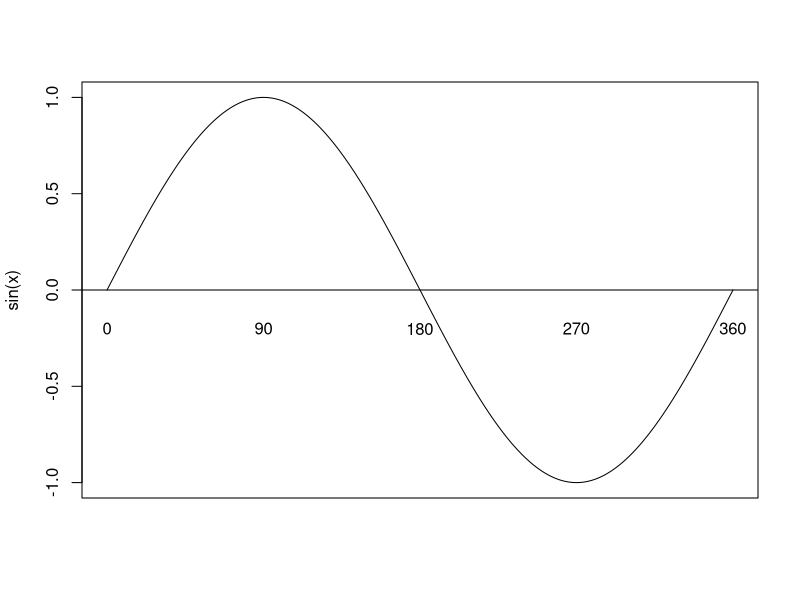
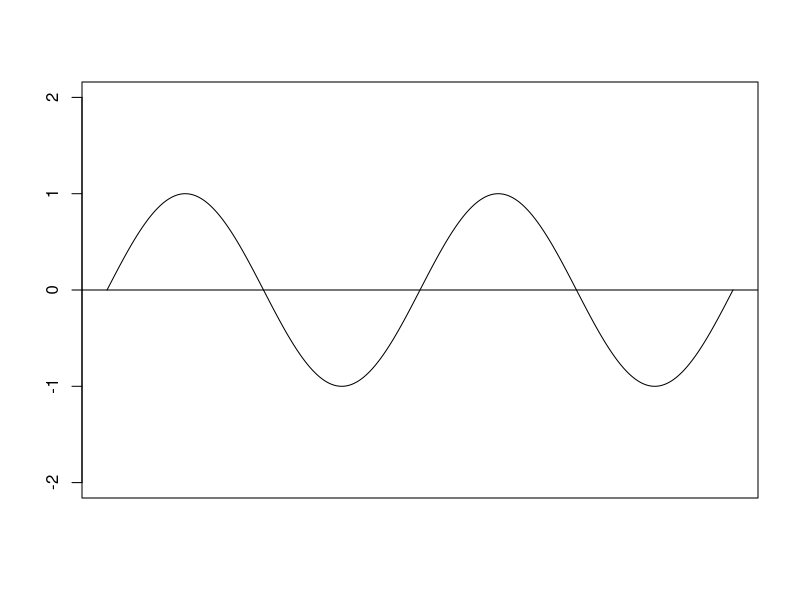
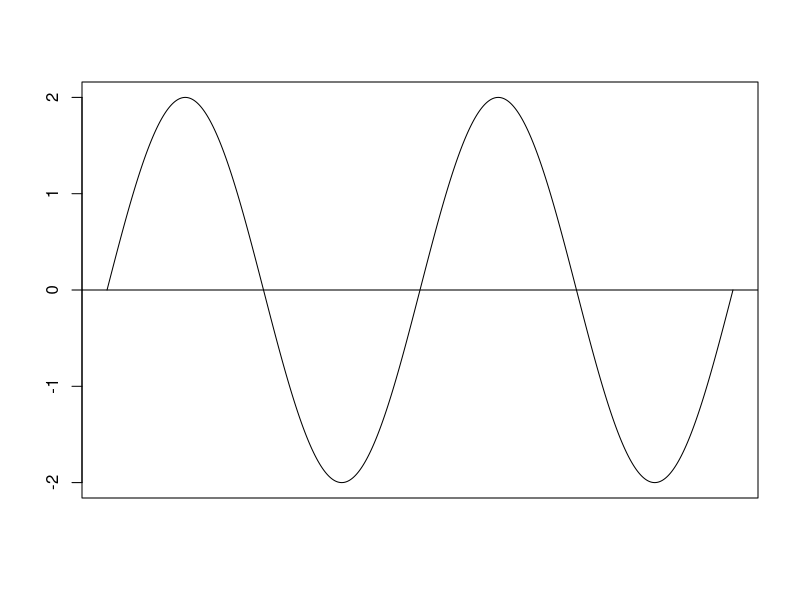
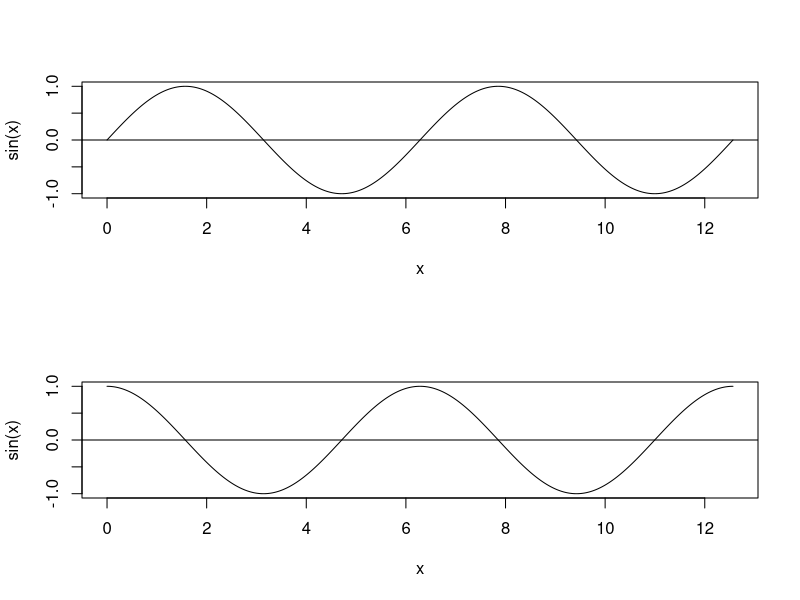

These figures' R source, in order:

# Simple sine wave

x <- seq(0*pi,2*pi, length=1000)
y <- sin(x)
plot(x, y,type="l",xlab="",ylab="sin(x)", xaxt="n")
abline(0,0)
text(0, -0.2, "0")
text(1.57, -0.2, "90")
text(3.14, -0.2, "180")
text(4.71, -0.2, "270")
text(6.28, -0.2, "360")


# New sine waves

x <- seq(0*pi,4*pi, length=1000)
y <- sin(x)
plot(x, y,type="l",xlab="",ylab="", ylim=c(-2,2),xaxt="n")
abline(0,0)

x <- seq(0*pi,4*pi, length=1000)
y <- 2*sin(x)
plot(x, y,type="l",xlab="",ylab="", ylim=c(-2,2),xaxt="n")
abline(0,0)


# Two sine waves
par(mfrow=c(2,1))
x <- seq(0*pi, 4*pi, length=1000)
y <- sin(x)
z <- sin(x+1/2*pi)

plot(x, y,type="l",xlab="x",ylab="sin(x)")
abline(0,0)
plot(x, z,type="l",xlab="x",ylab="sin(x)")
abline(0,0)
